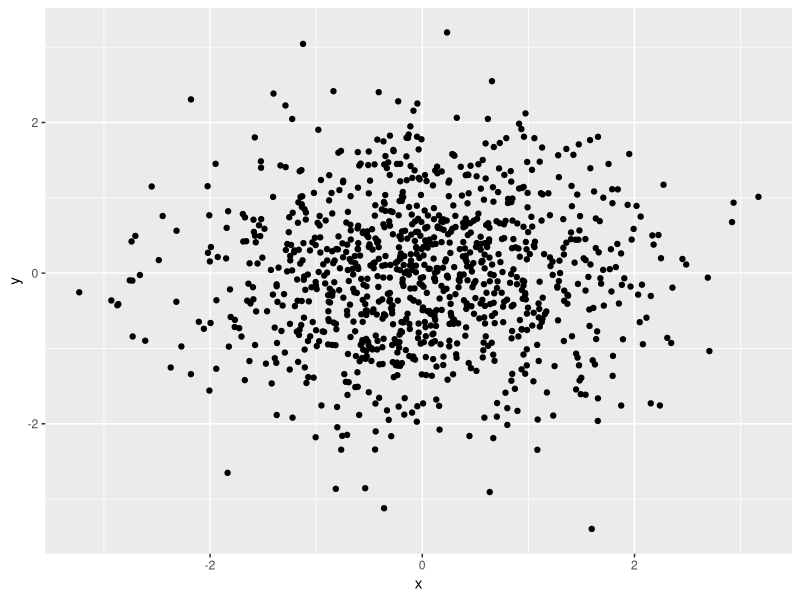
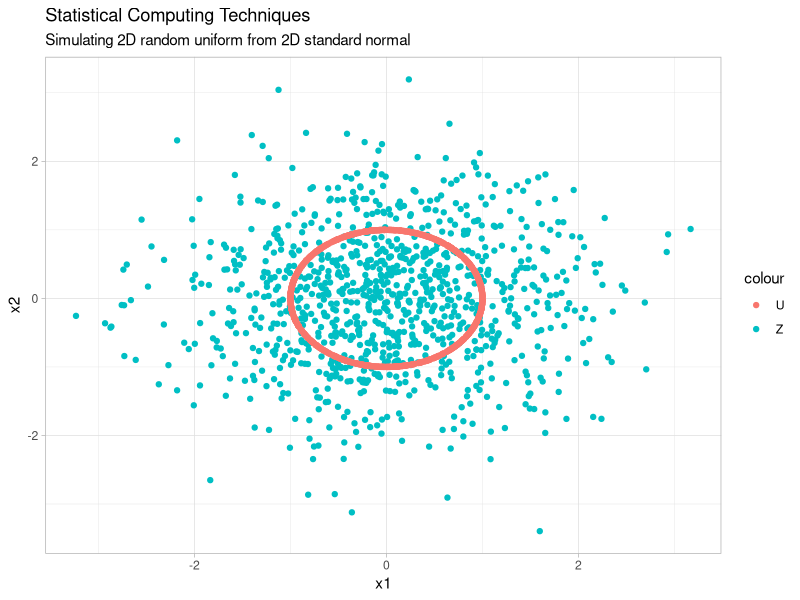

These figures' R source, in order:
rm(list = ls());

library(ggplot2);
library(dplyr);


set.seed(1234);

#
# generating a 2d uniform from some standard normals
#

n <- 1e3;
d <- 2;

z <- rnorm(n =  n * d, mean = 0, sd = 1);
Z <- matrix(data = z, ncol = 2, byrow = T);

df <- data.frame(x = Z[, 1], y = Z[, 2]);

df %>% 
  ggplot(aes(x, y)) + 
  geom_point();

# we have to normalize

mag <- function(x) {
  sqrt(x[1]*x[1] + x[2]*x[2]);
}
normalize <- function(x) {
  l <- mag(x);
  linv = 1. / l;
  return(linv * x);
}

U <- lapply(X = 1:n, FUN = function(i)normalize(Z[i, ]));
U <- matrix(data = unlist(U), ncol = 2, byrow = T)

df <- data.frame(zX = Z[, 1], zY = Z[, 2],
                 uX = U[, 1], uY = U[, 2]);

df %>% 
  ggplot(aes(x, y)) + 
  geom_point(aes(zX, zY, colour = "Z")) + 
  geom_point(aes(uX, uY, colour = "U")) + 
  labs(title = "Statistical Computing Techniques",
       subtitle = "Simulating 2D random uniform from 2D standard normal",
       x = "x1", y = "x2") +
  theme_light();